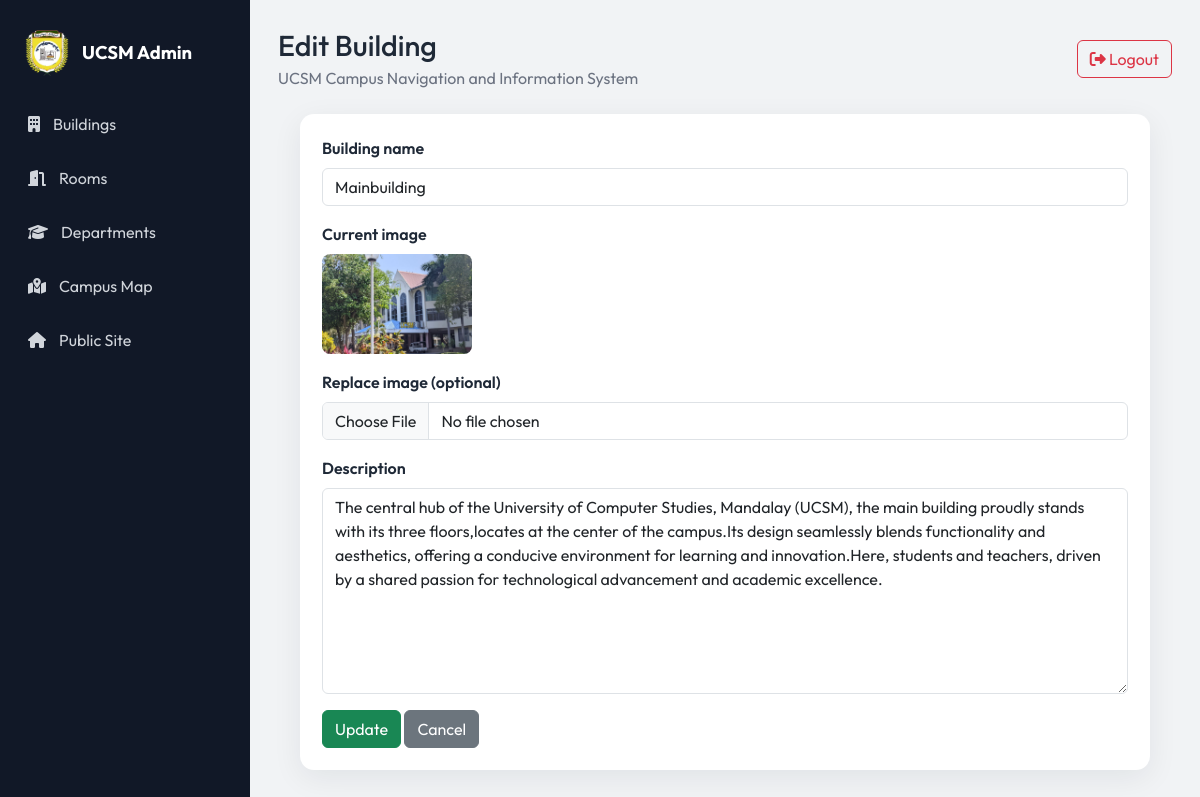
The page /edit.php?id=1 (signed in) on the database its author committed.
### tables this page shows
CREATE TABLE `buildings` (
  `id` int(225) NOT NULL,
  `bname` varchar(200) DEFAULT NULL,
  `img` longblob NOT NULL,
  `description` text DEFAULT NULL
);

### bootstrap.php (called while the page is built, shortened)
<?php
require_once __DIR__ . '/includes/helpers.php';
require_once __DIR__ . '/classes/Building.php';
$db = Database::getInstance()->connection();
$buildingModel = new Building($db);

### classes/Building.php (called while the page is built, shortened)
<?php
final class Building
{
    public function find(int $id): ?array
    {
        $stmt = $this->db->prepare('SELECT id, bname, img, description FROM buildings WHERE id = ? LIMIT 1');
        $stmt->bind_param('i', $id); $stmt->execute();
        $row = $stmt->get_result()->fetch_assoc();
        return $row ?: null;
    }
}

### includes/helpers.php (called while the page is built, shortened)
<?php
function e(?string $value): string
{
    return htmlspecialchars((string)$value, ENT_QUOTES, 'UTF-8');
}

### edit.php (the view, shortened to what this page needs)
<?php
declare(strict_types=1); require __DIR__.'/includes/auth_guard.php';
$id=filter_var($_GET['id']??null,FILTER_VALIDATE_INT);if(!$id||$id<1){flash('danger','Invalid building ID.');redirect('adminpage.php');}$row=$buildingModel->find($id);if(!$row){flash('danger','Building not found.');redirect('adminpage.php');}$errors=[];$name=$row['bname'];$description=$row['description'];
$pageTitle='Edit Building';require __DIR__.'/includes/admin_header.php';
?><div class="admin-card form-card"><form method="post" enctype="multipart/form-data"><input type="hidden" name="csrf_token" value="<?=e(csrf_token())?>"><?php foreach($errors as $error):?><div class="alert alert-danger"><?=e($error)?></div><?php endforeach;?><div class="mb-3"><label class="form-label">Building name</label><input class="form-control" name="bname" value="<?=e($name)?>" required></div><div class="mb-3"><label class="form-label">Current image</label><br><?php if($row['img']):?><img class="current-image" src="<?=e($row['img'])?>" alt="Current building image"><?php endif;?></div><div class="mb-3"><label class="form-label">Replace image (optional)</label><input class="form-control" type="file" name="image" accept="image/jpeg,image/png,image/gif,image/webp"></div><div class="mb-3"><label class="form-label">Description</label><textarea class="form-control" name="description" rows="8"><?=e($description)?></textarea></div><button class="btn btn-success">Update</button> <a class="btn btn-secondary" href="adminpage.php">Cancel</a></form></div><?php require __DIR__.'/includes/admin_footer.php';?>

### admin.css (style rules this page uses)
:root { --sidebar:#111827;--sidebar-hover:#1f2937;--accent:#2f1fe4;--page:#f1f3f5;--card:#fff;--text:#1f2937;--muted:#6b7280 }
* { box-sizing:border-box }
html,body { margin:0;min-height:100%;font-family:Outfit,system-ui,sans-serif;background:var(--page);color:var(--text) }
.admin-card { background:var(--card);border-radius:14px;box-shadow:0 8px 30px rgba(15,23,42,.07);padding:22px }
.form-card { max-width:850px;margin:0 auto }
.form-label { font-weight:600 }
.current-image { width:150px;height:100px;object-fit:cover;border-radius:8px }

### rows shown on the page
buildings: bname "Mainbuilding", img (picture), description "The central hub of the University of Computer Studies, Mandalay (UCSM), the main building proudly stands with its three floors,locates at the center of the campus.Its design seamlessly blends functionality and aesthetics, offering a conducive environment for learning and innovation.Here, students and teachers, driven by a shared passion for technological advancement and academic excellence."

### other values the page prints
$pageTitle "Edit Building"
